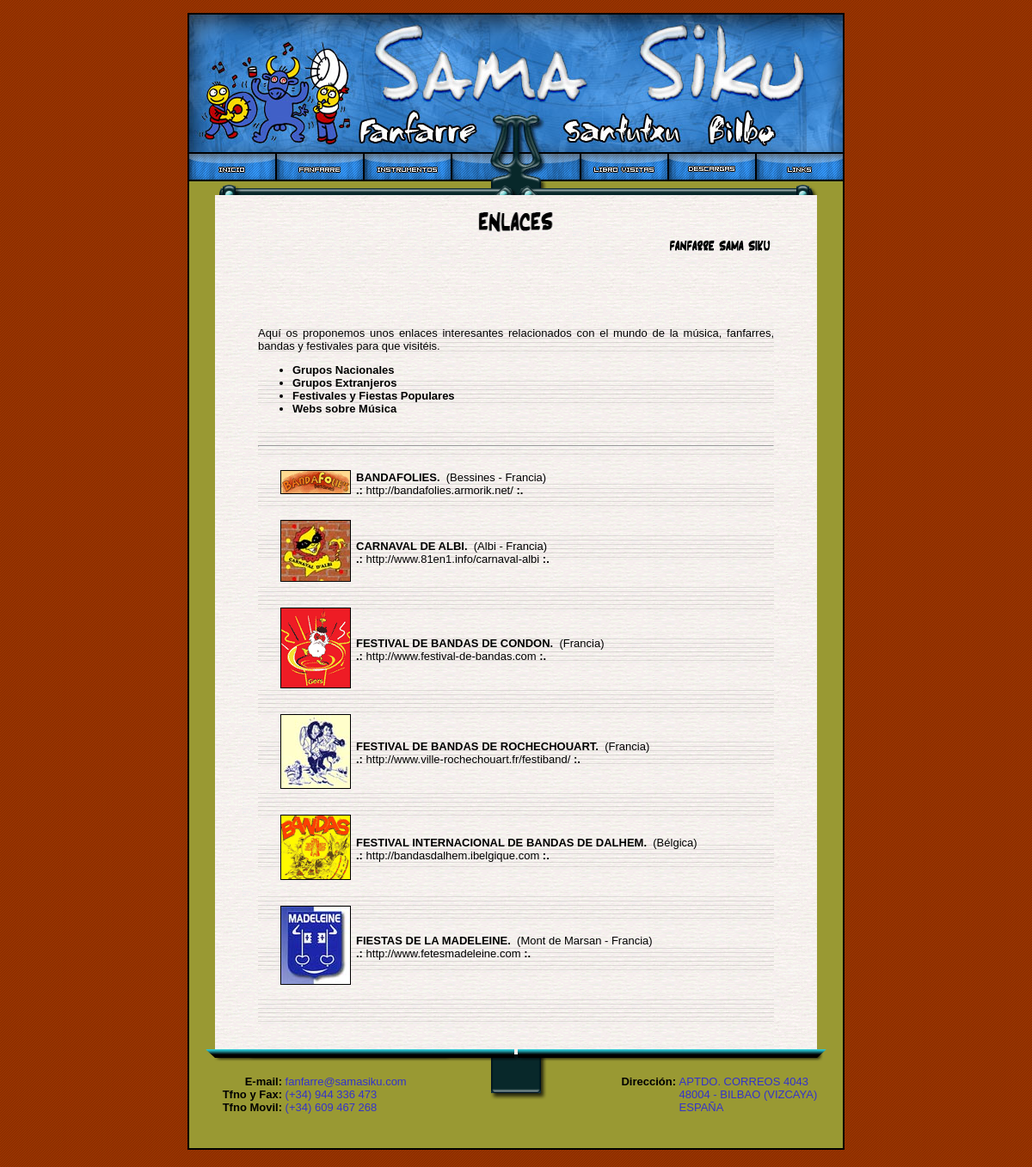
/cast/enlaces.php?Id_grupo=1, run on the app's committed database.
### tables this page shows
CREATE TABLE `grupoenlaces` (
  `Id_grupo` int(11) NOT NULL auto_increment,
  `Grupo` varchar(50) default NULL,
  `Orden` int(11) default NULL,
  PRIMARY KEY  (`Id_grupo`)
);

CREATE TABLE `enlaces` (
  `Id_enlaces` int(11) NOT NULL auto_increment,
  `Titulo` varchar(50) default NULL,
  `Comentario` varchar(50) default NULL,
  `Web` varchar(50) default NULL,
  `Foto` varchar(50) default NULL,
  `Grupo` int(11) default NULL,
  PRIMARY KEY  (`Id_enlaces`)
);

### cast/enlaces.php (the view, shortened to what this page needs)
<?php
	$link = mysql_connect("localhost", "samasiku", "kaochimqqf00");
	$Id_grupo = $_GET["Id_grupo"];
	include ("inc/cabecera.php");
?>
				<br />
				<img src="/imagenes/enlaces.png" width="95" height="30" alt="" />
				<br />
				<img src="/imagenes/autor.png" width="125" height="20" style="float:right" alt="" />
				</div>
				<div id="parti">
		<p>Aqu&iacute; os proponemos unos enlaces interesantes relacionados
		con el mundo de la m&uacute;sica, fanfarres, bandas y festivales para que visit&eacute;is.</p>
<?php
	$result2 = mysql_query("SELECT * FROM grupoenlaces ORDER BY Orden", $link);
	if ($r2 = mysql_fetch_array($result2))
	{
			echo "<ul> \n";
		Do
		{
			echo "<li><a href=\"?Id_grupo=".$r2[Id_grupo]."\"><b>".$r2["Grupo"]."</b></a></li> \n";
		}
		while ($r2 = mysql_fetch_array($result2));
			echo "</ul> \n";
	}
	else
	{
		echo "&nbsp; \n";
	}
	echo "<br /><hr /><br /> \n";
	echo "<div style=\"text-align:left; margin-left:20px\"> \n";
	echo "<table border=\"0\" cellpadding=\"0\" cellspacing=\"6\"> \n";
	$result1 = mysql_query("SELECT * FROM enlaces WHERE Grupo=$Id_grupo ORDER BY Titulo", $link);
	if ($r1 = mysql_fetch_array($result1))
	{
		Do
		{
			echo "<tr>\n";
			echo "<td>\n";
			echo "<a href=\"".$r1["Web"]."\" rel=\"external\"><img src=\"../../imagenes/".$r1["Foto"]."\" style=\"border:1px solid #000\" alt=\"\" /></a> \n";
			echo "</td>\n";
			echo "<td>\n";
			echo "<b>".$r1["Titulo"].".</b>\n";
			If ($r1["Comentario"] != "")
			{
				echo "&nbsp;(".$r1["Comentario"].")\n";
			}
			echo "<br />\n";
			echo "<b>.:</b>&nbsp;<a href=\"".$r1["Web"]."\" rel=\"external\">".$r1["Web"]."</a><b> :.</b>\n";
			echo "</td>\n";
			echo "</tr>\n";
			echo "<tr>\n";
			echo "<td colspan=\"2\"><br /></td>\n";
			echo "</tr>\n";
		}
		while ($r1 = mysql_fetch_array($result1));
	}
	else
	{
		echo "<center><b>NO HAY NINGUN ENLACE</b></center> \n";
	}
?>
		</table>
		</div>
				<br /><br /><br />
				</div>
<?php
	include ("inc/pie.php");
?>

### css/principal.css (style rules this page uses)
body { background-color: #000000; font-family: "Trebuchet MS", Verdana, Helvetica; font-size: 13px; background-image: url(../imagenes/fondo.gif); text-align:center; margin-top: 0px; }
li { list-style-type: disc; }
#P, #parti P { font-family: "Trebuchet MS", Verdana, Helvetica; font-size: 13px; text-align: justify; }
#parti td { font-family: "Trebuchet MS", Verdana, Helvetica; font-size: 13px }
#parti A { font-family: "Trebuchet MS", Verdana, Helvetica; text-decoration: none; color: #000; font-size: 13px }
#parti { position: relative; width: 600px; background-image: url(../imagenes/fondo_parti.png); margin: 0px 50px 0px 50px; text-align: left; }

### data on the page
grupoenlaces: Grupo "Grupos Nacionales"
grupoenlaces: Grupo "Grupos Extranjeros"
grupoenlaces: Grupo "Festivales y Fiestas Populares"
grupoenlaces: Grupo "Webs sobre Música"
enlaces: Foto (picture), Titulo "BANDAFOLIES", Comentario "Bessines - Francia", Web "http://bandafolies.armorik.net/"
enlaces: Foto (picture), Titulo "CARNAVAL DE ALBI", Comentario "Albi - Francia", Web "http://www.81en1.info/carnaval-albi"
enlaces: Foto (picture), Titulo "FESTIVAL DE BANDAS DE CONDON", Comentario "Francia", Web "http://www.festival-de-bandas.com"
enlaces: Foto (picture), Titulo "FESTIVAL DE BANDAS DE ROCHECHOUART", Comentario "Francia", Web "http://www.ville-rochechouart.fr/festiband/"
enlaces: Foto (picture), Titulo "FESTIVAL INTERNACIONAL DE BANDAS DE DALHEM", Comentario "Bélgica", Web "http://bandasdalhem.ibelgique.com"
enlaces: Foto (picture), Titulo "FIESTAS DE LA MADELEINE", Comentario "Mont de Marsan - Francia", Web "http://www.fetesmadeleine.com"
